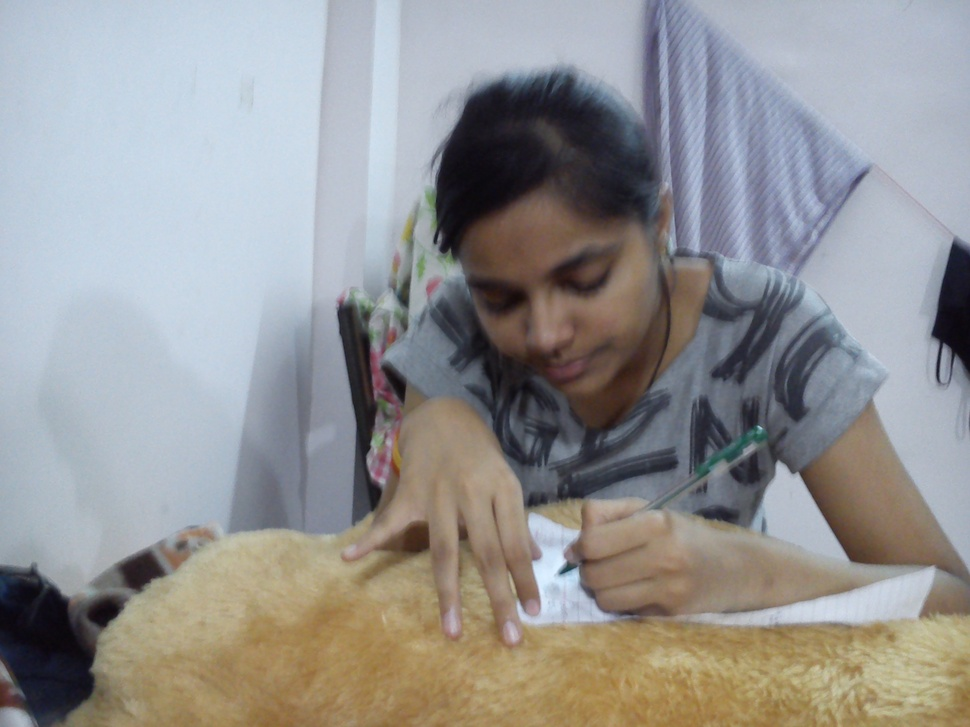
%> input picture imageprocessing/images/god.jpg, 970 x 727 px, shrunk from 2592 x 1944 before the run
$ octave filters4rgb.m   (GNU Octave 9; MATLAB toolbox functions it lacks are replaced by stand-ins)
%> lines starting %> are read from the running program, lines starting %| are printed output that depends on the picture
img=imread('images/god.jpg');
%> img is the input picture: size 727x970x3 uint8; mean R, G, B 148.3, 147.7, 147.5

radius=27;
h=fspecial('disk',radius);

edge=fspecial('sobel');


image1=imfilter(img,h,'replicate');
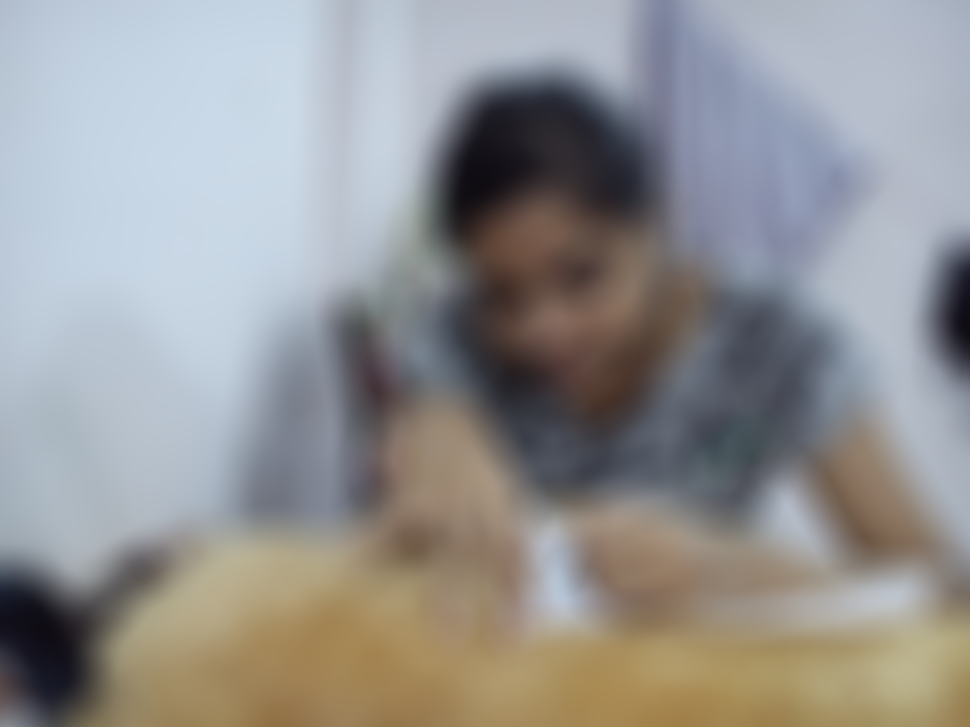
%> image1: size 727x970x3 uint8; mean R, G, B 148.3, 147.7, 147.4
image2=imfilter(img,edge,'replicate');
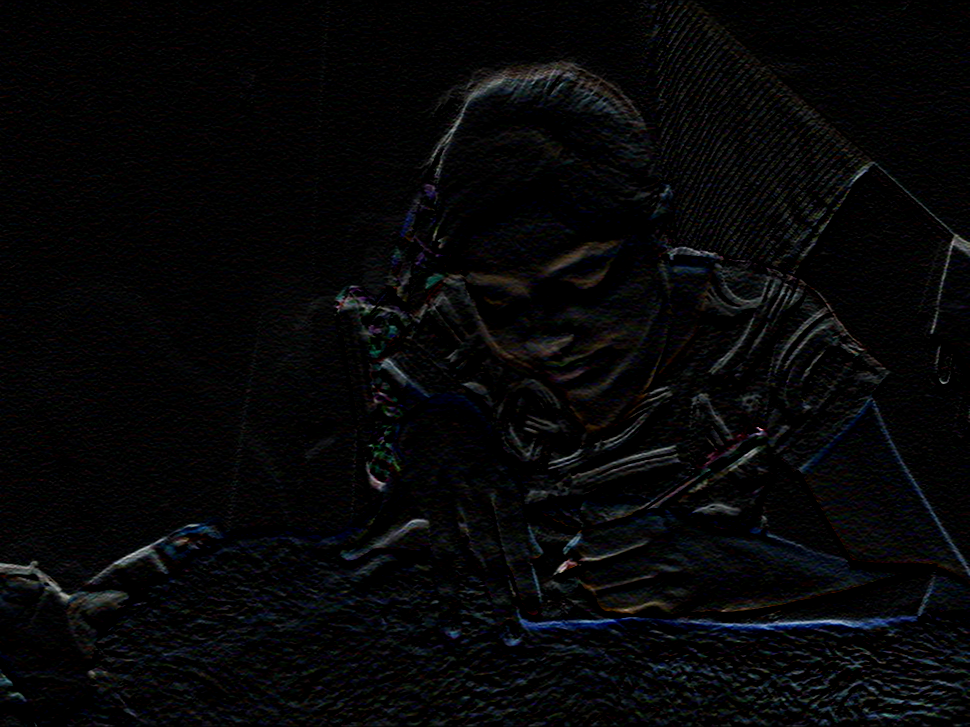
%> image2: size 727x970x3 uint8; mean R, G, B 6.3, 6.7, 7.7

subplot(221);
imshow(img);
subplot(222);
imshow(image1);
subplot(223);
imshow(image2);

%sobel is used in edge detection

img=imnoise(img,'salt & pepper',0.2);
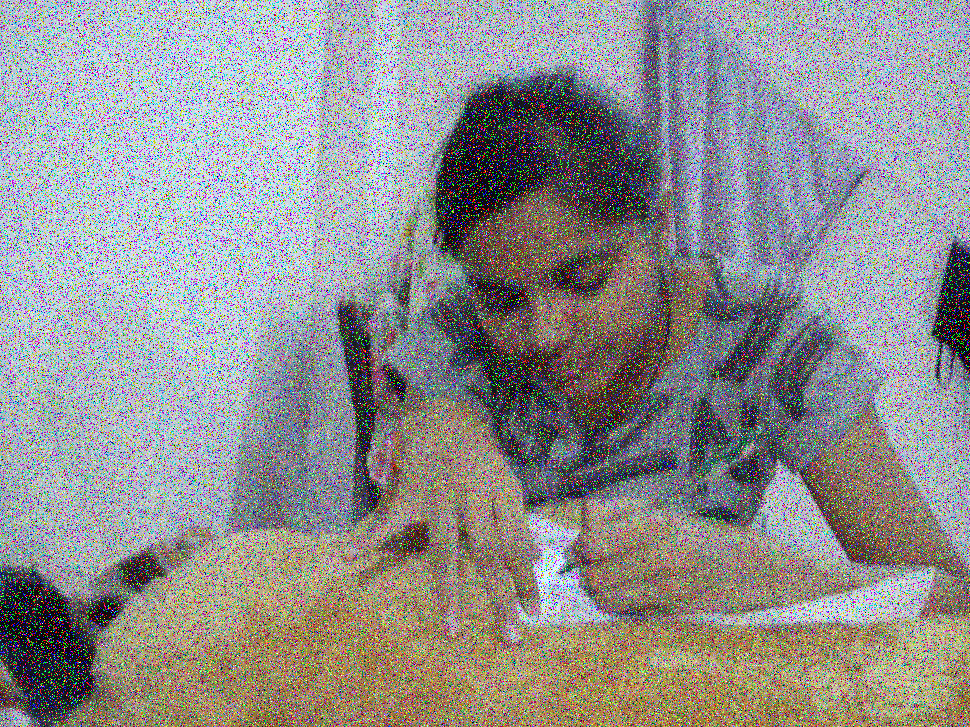
%> img: size 727x970x3 uint8; mean R, G, B 144.2, 143.6, 143.5
%subplot(224); imshow(img);
imr=medfilt2(img(:,:,1),[3 3]);
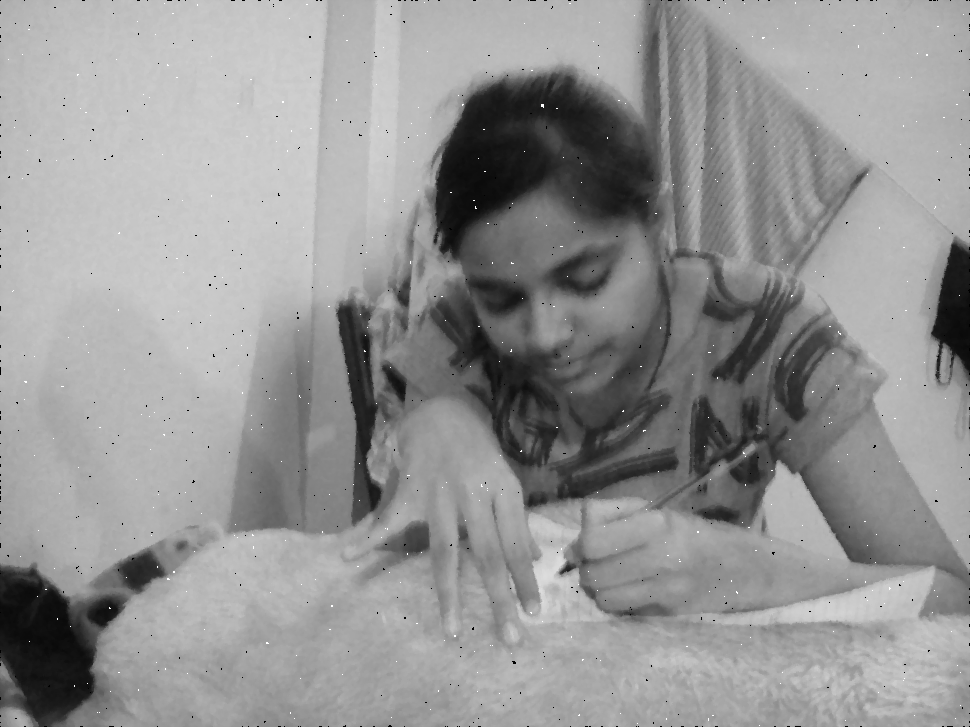
%> imr: size 727x970 uint8; min 0, max 255, mean 148.2
imgr=medfilt2(img(:,:,2),[3 3]);
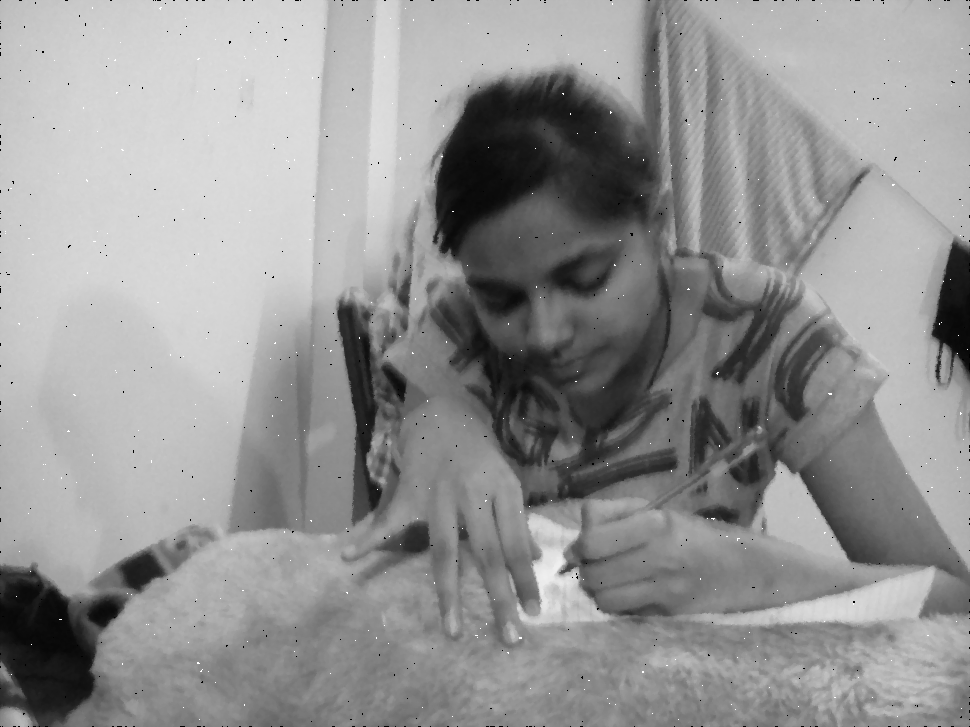
%> imgr: size 727x970 uint8; min 0, max 255, mean 147.6
imb=medfilt2(img(:,:,3),[3 3]);
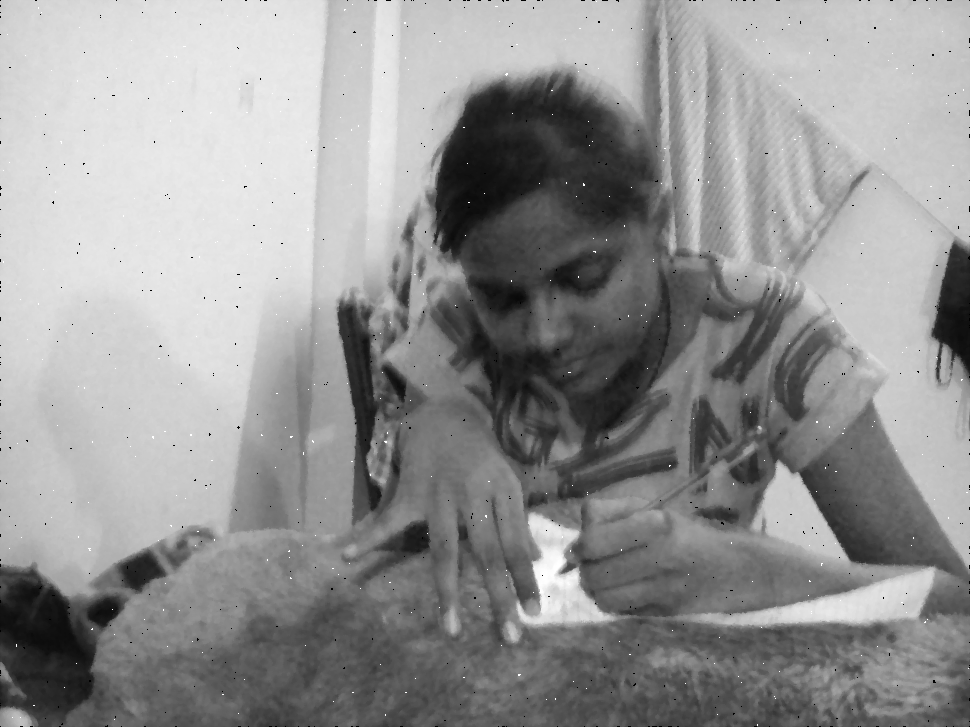
%> imb: size 727x970 uint8; min 0, max 255, mean 147.4
image3=cat(3, imr, imgr, imb);
subplot(224);
imshow(image3);
